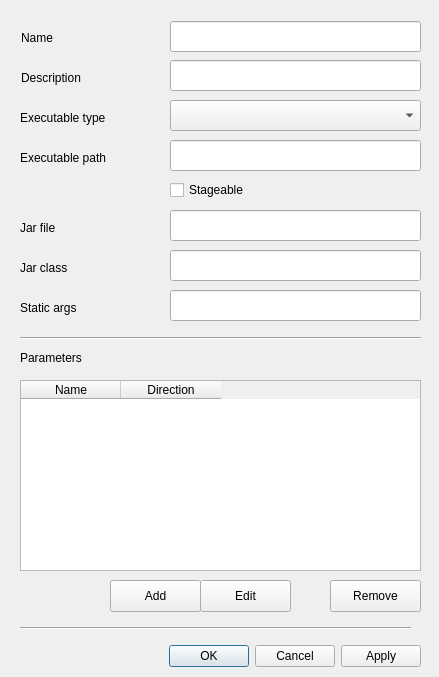
<?xml version="1.0" encoding="UTF-8"?>
<ui version="4.0">
 <class>Dialog</class>
 <widget class="QDialog" name="Dialog">
  <property name="geometry">
   <rect>
    <x>0</x>
    <y>0</y>
    <width>439</width>
    <height>677</height>
   </rect>
  </property>
  <property name="windowTitle">
   <string>Edit definition</string>
  </property>
  <property name="layoutDirection">
   <enum>Qt::LeftToRight</enum>
  </property>
  <widget class="QDialogButtonBox" name="buttonBox">
   <property name="geometry">
    <rect>
     <x>130</x>
     <y>640</y>
     <width>291</width>
     <height>32</height>
    </rect>
   </property>
   <property name="layoutDirection">
    <enum>Qt::LeftToRight</enum>
   </property>
   <property name="orientation">
    <enum>Qt::Horizontal</enum>
   </property>
   <property name="standardButtons">
    <set>QDialogButtonBox::Apply|QDialogButtonBox::Cancel|QDialogButtonBox::Ok</set>
   </property>
   <property name="centerButtons">
    <bool>false</bool>
   </property>
  </widget>
  <widget class="QCheckBox" name="checkBoxStageable">
   <property name="geometry">
    <rect>
     <x>170</x>
     <y>180</y>
     <width>121</width>
     <height>20</height>
    </rect>
   </property>
   <property name="layoutDirection">
    <enum>Qt::LeftToRight</enum>
   </property>
   <property name="text">
    <string>Stageable</string>
   </property>
  </widget>
  <widget class="QLabel" name="label">
   <property name="geometry">
    <rect>
     <x>21</x>
     <y>30</y>
     <width>71</width>
     <height>16</height>
    </rect>
   </property>
   <property name="text">
    <string>Name</string>
   </property>
  </widget>
  <widget class="QLabel" name="label_2">
   <property name="geometry">
    <rect>
     <x>21</x>
     <y>70</y>
     <width>71</width>
     <height>16</height>
    </rect>
   </property>
   <property name="text">
    <string>Description</string>
   </property>
  </widget>
  <widget class="QLabel" name="label_3">
   <property name="geometry">
    <rect>
     <x>20</x>
     <y>110</y>
     <width>101</width>
     <height>16</height>
    </rect>
   </property>
   <property name="text">
    <string>Executable type</string>
   </property>
  </widget>
  <widget class="QLabel" name="labelExecutablePath">
   <property name="geometry">
    <rect>
     <x>20</x>
     <y>150</y>
     <width>141</width>
     <height>16</height>
    </rect>
   </property>
   <property name="text">
    <string>Executable path</string>
   </property>
  </widget>
  <widget class="QLabel" name="labelJarFile">
   <property name="geometry">
    <rect>
     <x>20</x>
     <y>220</y>
     <width>62</width>
     <height>16</height>
    </rect>
   </property>
   <property name="text">
    <string>Jar file</string>
   </property>
  </widget>
  <widget class="QLabel" name="labelJarClass">
   <property name="geometry">
    <rect>
     <x>20</x>
     <y>260</y>
     <width>62</width>
     <height>16</height>
    </rect>
   </property>
   <property name="text">
    <string>Jar class</string>
   </property>
  </widget>
  <widget class="QLabel" name="labelStaticArgs">
   <property name="geometry">
    <rect>
     <x>20</x>
     <y>300</y>
     <width>71</width>
     <height>16</height>
    </rect>
   </property>
   <property name="text">
    <string>Static args</string>
   </property>
  </widget>
  <widget class="QLabel" name="label_8">
   <property name="geometry">
    <rect>
     <x>20</x>
     <y>350</y>
     <width>81</width>
     <height>16</height>
    </rect>
   </property>
   <property name="text">
    <string>Parameters</string>
   </property>
  </widget>
  <widget class="QTableWidget" name="tableParameters">
   <property name="geometry">
    <rect>
     <x>20</x>
     <y>380</y>
     <width>401</width>
     <height>191</height>
    </rect>
   </property>
   <property name="editTriggers">
    <set>QAbstractItemView::NoEditTriggers</set>
   </property>
   <column>
    <property name="text">
     <string>Name</string>
    </property>
   </column>
   <column>
    <property name="text">
     <string>Direction</string>
    </property>
   </column>
  </widget>
  <widget class="QPushButton" name="buttonRemove">
   <property name="geometry">
    <rect>
     <x>330</x>
     <y>580</y>
     <width>91</width>
     <height>32</height>
    </rect>
   </property>
   <property name="text">
    <string>Remove</string>
   </property>
  </widget>
  <widget class="QPushButton" name="buttonEdit">
   <property name="geometry">
    <rect>
     <x>200</x>
     <y>580</y>
     <width>91</width>
     <height>32</height>
    </rect>
   </property>
   <property name="text">
    <string>Edit</string>
   </property>
  </widget>
  <widget class="QPushButton" name="buttonAdd">
   <property name="geometry">
    <rect>
     <x>110</x>
     <y>580</y>
     <width>91</width>
     <height>32</height>
    </rect>
   </property>
   <property name="text">
    <string>Add</string>
   </property>
  </widget>
  <widget class="Line" name="line">
   <property name="geometry">
    <rect>
     <x>20</x>
     <y>330</y>
     <width>401</width>
     <height>16</height>
    </rect>
   </property>
   <property name="orientation">
    <enum>Qt::Horizontal</enum>
   </property>
  </widget>
  <widget class="Line" name="line_2">
   <property name="geometry">
    <rect>
     <x>20</x>
     <y>620</y>
     <width>391</width>
     <height>16</height>
    </rect>
   </property>
   <property name="orientation">
    <enum>Qt::Horizontal</enum>
   </property>
  </widget>
  <widget class="QComboBox" name="comboBoxExecutableType">
   <property name="geometry">
    <rect>
     <x>170</x>
     <y>100</y>
     <width>251</width>
     <height>31</height>
    </rect>
   </property>
  </widget>
  <widget class="QLineEdit" name="textEditName">
   <property name="geometry">
    <rect>
     <x>170</x>
     <y>21</y>
     <width>251</width>
     <height>31</height>
    </rect>
   </property>
  </widget>
  <widget class="QLineEdit" name="textEditDescription">
   <property name="geometry">
    <rect>
     <x>170</x>
     <y>60</y>
     <width>251</width>
     <height>31</height>
    </rect>
   </property>
  </widget>
  <widget class="QLineEdit" name="textEditExecutablePath">
   <property name="geometry">
    <rect>
     <x>170</x>
     <y>140</y>
     <width>251</width>
     <height>31</height>
    </rect>
   </property>
  </widget>
  <widget class="QLineEdit" name="textEditJarFile">
   <property name="geometry">
    <rect>
     <x>170</x>
     <y>210</y>
     <width>251</width>
     <height>31</height>
    </rect>
   </property>
  </widget>
  <widget class="QLineEdit" name="textEditJarClass">
   <property name="geometry">
    <rect>
     <x>170</x>
     <y>250</y>
     <width>251</width>
     <height>31</height>
    </rect>
   </property>
  </widget>
  <widget class="QLineEdit" name="textEditStaticArgs">
   <property name="geometry">
    <rect>
     <x>170</x>
     <y>290</y>
     <width>251</width>
     <height>31</height>
    </rect>
   </property>
  </widget>
 </widget>
 <tabstops>
  <tabstop>textEditName</tabstop>
  <tabstop>textEditDescription</tabstop>
  <tabstop>comboBoxExecutableType</tabstop>
  <tabstop>textEditExecutablePath</tabstop>
  <tabstop>checkBoxStageable</tabstop>
  <tabstop>textEditJarFile</tabstop>
  <tabstop>textEditJarClass</tabstop>
  <tabstop>textEditStaticArgs</tabstop>
  <tabstop>tableParameters</tabstop>
  <tabstop>buttonAdd</tabstop>
  <tabstop>buttonEdit</tabstop>
  <tabstop>buttonRemove</tabstop>
  <tabstop>buttonBox</tabstop>
 </tabstops>
 <resources/>
 <connections/>
</ui>
